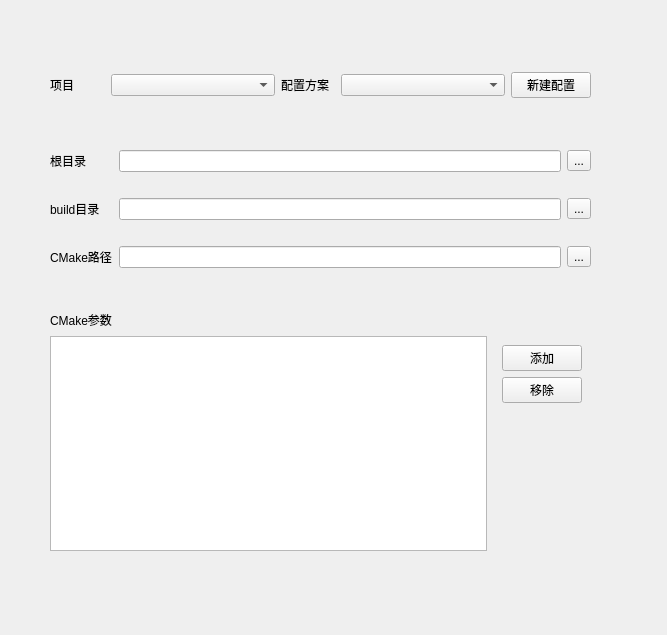
<?xml version="1.0" encoding="UTF-8"?>
<ui version="4.0">
 <class>BuildConfigerForm</class>
 <widget class="QWidget" name="BuildConfigerForm">
  <property name="geometry">
   <rect>
    <x>0</x>
    <y>0</y>
    <width>667</width>
    <height>635</height>
   </rect>
  </property>
  <property name="windowTitle">
   <string>Form</string>
  </property>
  <widget class="QWidget" name="widget" native="true">
   <property name="geometry">
    <rect>
     <x>50</x>
     <y>130</y>
     <width>541</width>
     <height>161</height>
    </rect>
   </property>
   <layout class="QGridLayout" name="gridLayout">
    <item row="0" column="0">
     <widget class="QLabel" name="label_4">
      <property name="text">
       <string>根目录</string>
      </property>
     </widget>
    </item>
    <item row="0" column="1">
     <widget class="QLineEdit" name="lineEdit"/>
    </item>
    <item row="0" column="2">
     <widget class="QToolButton" name="toolButton">
      <property name="text">
       <string>...</string>
      </property>
     </widget>
    </item>
    <item row="1" column="0">
     <widget class="QLabel" name="label_5">
      <property name="text">
       <string>build目录</string>
      </property>
     </widget>
    </item>
    <item row="1" column="1">
     <widget class="QLineEdit" name="lineEdit_2"/>
    </item>
    <item row="1" column="2">
     <widget class="QToolButton" name="toolButton_2">
      <property name="text">
       <string>...</string>
      </property>
     </widget>
    </item>
    <item row="2" column="0">
     <widget class="QLabel" name="label_6">
      <property name="text">
       <string>CMake路径</string>
      </property>
     </widget>
    </item>
    <item row="2" column="1">
     <widget class="QLineEdit" name="lineEdit_3"/>
    </item>
    <item row="2" column="2">
     <widget class="QToolButton" name="toolButton_3">
      <property name="text">
       <string>...</string>
      </property>
     </widget>
    </item>
   </layout>
  </widget>
  <widget class="QWidget" name="widget_2" native="true">
   <property name="geometry">
    <rect>
     <x>50</x>
     <y>60</y>
     <width>541</width>
     <height>50</height>
    </rect>
   </property>
   <layout class="QHBoxLayout" name="horizontalLayout" stretch="1,3,1,3,1">
    <item>
     <widget class="QLabel" name="label_3">
      <property name="text">
       <string>项目</string>
      </property>
     </widget>
    </item>
    <item>
     <widget class="QComboBox" name="comboBox_2"/>
    </item>
    <item>
     <widget class="QLabel" name="label_2">
      <property name="text">
       <string>配置方案</string>
      </property>
     </widget>
    </item>
    <item>
     <widget class="QComboBox" name="comboBox"/>
    </item>
    <item>
     <widget class="QPushButton" name="pushButton">
      <property name="text">
       <string>新建配置</string>
      </property>
     </widget>
    </item>
   </layout>
  </widget>
  <widget class="QWidget" name="widget_3" native="true">
   <property name="geometry">
    <rect>
     <x>50</x>
     <y>310</y>
     <width>541</width>
     <height>241</height>
    </rect>
   </property>
   <layout class="QGridLayout" name="gridLayout_2" columnstretch="20,1">
    <item row="0" column="0">
     <widget class="QLabel" name="label">
      <property name="text">
       <string>CMake参数</string>
      </property>
     </widget>
    </item>
    <item row="0" column="1">
     <spacer name="horizontalSpacer">
      <property name="orientation">
       <enum>Qt::Horizontal</enum>
      </property>
      <property name="sizeHint" stdset="0">
       <size>
        <width>112</width>
        <height>20</height>
       </size>
      </property>
     </spacer>
    </item>
    <item row="1" column="0">
     <widget class="QTableView" name="tableView"/>
    </item>
    <item row="1" column="1">
     <widget class="QWidget" name="widget_4" native="true">
      <layout class="QVBoxLayout" name="verticalLayout">
       <item>
        <widget class="QPushButton" name="pushButton_2">
         <property name="sizePolicy">
          <sizepolicy hsizetype="Preferred" vsizetype="Maximum">
           <horstretch>0</horstretch>
           <verstretch>0</verstretch>
          </sizepolicy>
         </property>
         <property name="text">
          <string>添加</string>
         </property>
        </widget>
       </item>
       <item>
        <widget class="QPushButton" name="pushButton_3">
         <property name="sizePolicy">
          <sizepolicy hsizetype="Preferred" vsizetype="Fixed">
           <horstretch>0</horstretch>
           <verstretch>0</verstretch>
          </sizepolicy>
         </property>
         <property name="text">
          <string>移除</string>
         </property>
        </widget>
       </item>
       <item>
        <spacer name="verticalSpacer">
         <property name="orientation">
          <enum>Qt::Vertical</enum>
         </property>
         <property name="sizeHint" stdset="0">
          <size>
           <width>20</width>
           <height>40</height>
          </size>
         </property>
        </spacer>
       </item>
      </layout>
     </widget>
    </item>
   </layout>
  </widget>
 </widget>
 <resources/>
 <connections/>
</ui>
